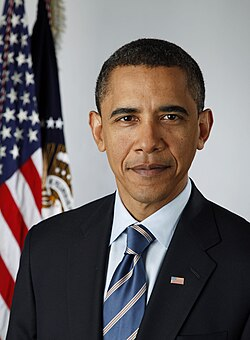
#> input picture opencv/obama.jpg, 250 x 340 px, found by its file name
$ jupyter execute 05_bordas_filtros.ipynb   (older library calls are emulated)
#> lines starting #> are read from the running program, lines starting #| are printed output that depends on the picture; after the words box and inside, x2 and y2 are one past the last pixel; in counts of white or black regions, pixels touching at a corner belong together
# Detecção de bordas e filtragem
- Detecção de bordas é uma operação importante em processamento de imagens que é alcançada através de filtragem da imagem
- Filtragem por sua vez depende de um conceito fundamental chamado de **convolução 2D**
- Muitas das funções da biblioteca utilizam esses conceitos no seu codigo fonte

[cell 1]
import cv2
import matplotlib.pyplot as plt
import numpy as np

obama = cv2.cvtColor(cv2.imread("assets/obama.jpg"), cv2.COLOR_BGR2RGB)
obama_gray = cv2.cvtColor(obama, cv2.COLOR_RGB2GRAY)
plt.imshow(obama)

## Convolução
- O conceito de [convolução](https://pt.wikipedia.org/wiki/Convolu%C3%A7%C3%A3o) vem do processamento de sinais
- É um operador linear de duas funções que resulta em uma outra função
- Vamos supor que temos duas funções $f$ e $g$, a convolução discreta $f \ast g$ entre elas é definida como:

$$
(f \ast g)(k) = h(k) = \sum_{j=0}^{k} f(j)g(k-j)
$$

- Esse conceito é levado para imagens, mas com o nome de **convolução 2D**:

$$
H[i,j] = \sum_{u=-k}^{k} \sum_{v=-k}^{k} g[u,v]F[i+u,j+v]
$$

- Em processamento de imagens, $F$ é a imagens que desejamos filtrar e $G$ é um kernel que precisa ser definido e $H$ a imagem resultante
- É bem mais fácil entender visualmente
    - [Exemplo visual 1](https://ujjwalkarn.me/2016/08/11/intuitive-explanation-convnets/)
    - [Exemplo visual 2](https://cs231n.github.io/convolutional-networks/)

- Excelente vídeo para descrever uma convolução:
  - [But what is a convolution?](https://www.youtube.com/watch?v=KuXjwB4LzSA)

## Fazendo o primeiro filtro - Blurring
- Vamos aplicar um blur na imagem usando convolução
- Blur nada mais é do que fazer a média dos pixels dentro de uma vizinhança
    - [Aqui](https://pyimagesearch.com/2021/04/28/opencv-smoothing-and-blurring/) você encontra um tutorial completo sobre o tema
- Possui diversas aplicações, entre elas:
    - Tirar ruido de uma imagem
    - Preparar a imagem para uma filtragem
- Também conhecido como um **filto passa baixa**
    - No contexto de de imagens, a frequência é relacionada a taxa de mudança dos valores pixels
    - Se muda abruptamente, isso significa uma frequência alta
        - É fácil perceber que em uma borda isso aconteceria
        - Portanto, esse tipo de filtro aplica uma suavização nas bordas

### Criando e aplicando o filtro
- Para realizar a filtragem, precisamos definir um kernel
- O kernel para blurring nada mas é do que algo que faça a média de uma vizinhança
- Vamos começar usando o seguinte kernel:
$$G = \frac{1}{9}
\begin{bmatrix}
    1 & 1 & 1 \\
    1 & 1 & 1 \\
    1 & 1 & 1
\end{bmatrix}
$$

- A divisão por 9 é para fazer com que a soma seja 1
    - Isso é chamado de normalização (para simular um filtro gaussiano)
    - Se não for feito, afeta o brilho da imagem
- Agora, vamos aplicar esse filtro a uma imagem usando a função `filter2D()` que é basicamente a aplicação de uma convolução

[cell 2]
kernel = np.ones([3,3], dtype=np.float32)
kernel = kernel / kernel.sum()
obama_blur = cv2.filter2D(src=obama, # imagem a ser filtrada
                          ddepth=-1, # profundidade da imagem filtrada. -1 mantem a mesma da src
                          kernel=kernel # kernel para realizar a filtragem
                         )
plt.imshow(obama_blur)

- Observe que aumentar o tamanho do kernel resulta em maior blur
    - Porque?
- [Excelente exemplo visual de um blur](https://www.youtube.com/watch?v=8rrHTtUzyZA)

- Como essa é uma operação comum e importante a biblioteca possui uma função específica pra ela, a `blur()`

[cell 3]
obama_blur = cv2.blur(obama, (7,7))
plt.imshow(obama_blur)

- Outras opções de blur:
    - `GaussianBlur()`: utiliza uma distribuição normal para fazer uma espécia de média ponderada
    - `medianBlur()`: utiliza a mediana (bem eficiente contra ruidos do estilo salt and pepper)
    - `bilateralBlur()`: utiliza duas Gaussianas, uma apenas par aconsiderar os vizinhos espaciais e outra para considerar os vizinos com intensidades semelhantes. É muito utilizada para preprocessar a imagem antes de detectar borda, uma vez que é capaz de manter boa parte dessas caraceristicas na imagem

[cell 4]
obama_blur = cv2.GaussianBlur(obama, (7,7), cv2.BORDER_DEFAULT)
plt.imshow(obama_blur)

[cell 5]
obama_blur = cv2.medianBlur(obama, 7)
plt.imshow(obama_blur)

[cell 6]
obama_blur = cv2.bilateralFilter(obama_blur, # imagem a ser aplicado o filtro
                                 11,  # diametro da vizinhança (quanto maior, mais pixels vao ser considerados)
                                 21, # desvio padrao da cor que vai ser considerada (quanto maior, mais a gente se aproxima da gaussiana padrão)
                                 7 # desvio padrao espacial (quanto maior, mais pixels vao influenciar)
                                )
plt.imshow(obama_blur)

- De maneira geral, filtrar uma imagem significa definir um kernel e aplicar a convolução
- Isso é usado largamente para diversas operações

## Sharpening
- Operação que da destaque as bordas de uma imagem
- Obviamente, é usada como um preprocessamento para melhorar essa detecção
- A ideia é a mesma do blur, define-se um kernel e depois aplica a filtragem
- Existem diversos kernels para aplicar tal operação, vamos começar pelo seguinte:

$$
G =
\begin{bmatrix}
-1 & -1 & -1\\
-1 & 9 & -1\\
-1 & -1 & -1\\
\end{bmatrix}
$$

[cell 7]
kernel = np.ones([3,3], dtype=np.float32) * -1
kernel[1,1] = 9
obama_sharp = cv2.filter2D(src=obama, ddepth=-1, kernel=kernel)
plt.imshow(obama_sharp)

- Se quisermos aplicar um sharp execessivo, poriamos usar:

$$
G =
\begin{bmatrix}
1 & 1 & 1\\
1 & -7 & 1\\
1 & 1 & 1\\
\end{bmatrix}
$$

[cell 8]
kernel = np.ones([3,3], dtype=np.float32)
kernel[1,1] = -7
obama_sharp = cv2.filter2D(src=obama, ddepth=-1, kernel=kernel)
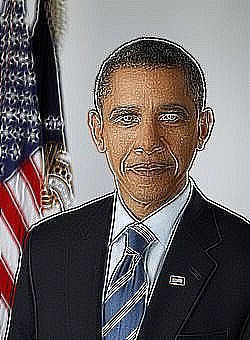
#> obama_sharp: shape (340, 250, 3); mean R, G, B 109.3, 102.5, 102.3
plt.imshow(obama_sharp)

- Mas perceba que a imagem fica muito deformanda
- Uma opção é fazer uma espécie de sharp + gaussian

[cell 9]
kernel = np.array([
                    [-1,-1,-1,-1,-1],
                    [-1, 2, 2, 2,-1],
                    [-1, 2, 8, 2,-1],
                    [-1, 2, 2, 2,-1],
                    [-1,-1,-1,-1,-1]
                  ])
kernel = kernel / kernel.sum()
obama_sharp = cv2.filter2D(src=obama, ddepth=-1, kernel=kernel)
plt.imshow(obama_sharp)

## Embossing
- Operação que troca o pixel original por algo como uma sobra ou um destaque
- Também é um técnica comum de preprocessamento de imagem
- Exemplo de kernel:

$$
G =
\begin{bmatrix}
0 & -1 & -1\\
1 & 0 & -1\\
1 & 1 & 0
\end{bmatrix}
$$

[cell 10]
kernel = np.array([
                    [0, -1, -1],
                    [1, 0,  -1],
                    [1, 1,   0]
                  ])
obama_emb = cv2.filter2D(src=obama, ddepth=-1, kernel=kernel)
plt.imshow(obama_emb)

- Podemos aplicar a operação para uma imagem em tons de cinza

[cell 11]
obama_emb = cv2.filter2D(src=obama_gray, ddepth=-1, kernel=kernel)
#> obama_emb: shape (340, 250)
plt.imshow(obama_emb, cmap="gray")

- Também podemos alterar o filtro

[cell 12]
kernel = np.array([
                    [1, 0,  0],
                    [0, 0,  0],
                    [0, 0, -1]
                  ])
obama_emb = cv2.filter2D(src=obama, ddepth=-1, kernel=kernel)
#> obama_emb: shape (340, 250, 3)
plt.imshow(obama_emb)

## Detecção de bordas
- Basicamente é o processo de encontrar as bordas de uma imagem e devolver uma máscara, que nada mais é do que uma imagem binária (preto e branco)
- Como já discutido, é uma operação que envolve operações de filtragem de altas frequências
    - Ou seja, detectar onde tem mudanças abruptas de cores
    - São utilizados kernels que filtragem passa alta
- Uma outra forma de interpretar a localização de uma borda é através de um derivada
    - A borda na mais é do que uma mudança abrupta de pixels


### Sobel

- Um filtro famoso é o `sobel`, que é um operador de diferenciaçã discreto
    - É uma aproximação da derivada de intenside dos pixels de uma imagem
    - Combina suvização gaussiana com diferenciação
- Existem dois kernels:

$$
S_y =
\begin{bmatrix}
-1 & 0 & 1 \\
-2 & 0 & 2 \\
-1 & 0 & 1
\end{bmatrix}
$$

$$
S_x =
\begin{bmatrix}
-1 & -2 & -1 \\
0 & 0 & 0 \\
1 & 2 & 1
\end{bmatrix}
$$

- $S_x$ detecta bordas horizontais, enquanto $S_y$ as verticais
- Em um dado ponto de uma imagem, podemos calcular gradiente da seguinte forma: $S = \sqrt{S_x^2 + S_y^2}$
- Para exemplificar, vamos carregar uma outra imagem:

[cell 13]
formas = cv2.cvtColor(cv2.imread("assets/formas.png"), cv2.COLOR_BGR2GRAY)
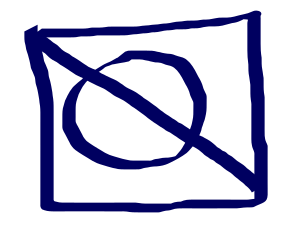
#> input picture jupyter/opencv/assets/formas.png, 301 x 236 px
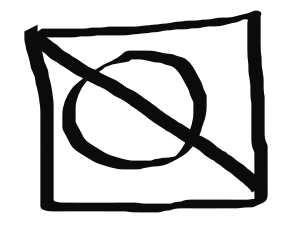
#> formas: shape (236, 301); min 11, max 255, mean 201.1
plt.imshow(formas, cmap="gray")

[cell 14]
s_x = np.array([ [-1, 0, 1],
                 [-2, 0,  2],
                 [-1, 0, 1]
              ])
formas_sob_x = cv2.filter2D(src=formas, ddepth=-1, kernel=s_x)
plt.imshow(formas_sob_x, cmap="gray")

[cell 15]
s_y = np.array([ [-1, -2, -1],
                 [0, 0,  0],
                 [1, 2, 1]
              ])
formas_sob_y = cv2.filter2D(src=formas, ddepth=-1, kernel=s_y)
plt.imshow(formas_sob_y, cmap="gray")

[cell 16]
s = np.sqrt(s_x**2 + s_y**2)
formas_sob = cv2.filter2D(src=formas, ddepth=-1, kernel=s)
plt.imshow(formas_sob, cmap="gray")

- A biblioteca oferece uma função para aplicarmos `sobel`

[cell 17]
formas_sob = cv2.Sobel(formas, # imagem para aplivar o filtro
                       cv2.CV_16S, # o depth fa imagem de saida
                       1, # ordem da derivada na direção de X
                       0, # ordem da derivada na direção de Y
                       ksize=5 # tamanho do kernel
                      )
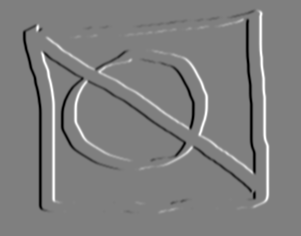
#> formas_sob: shape (236, 301) int16; min -11712, max 11712, mean 0; drawn with min black and max white
plt.imshow(formas_sob, cmap="gray")

- Obtendo uma máscara preto e branco usando a função `threshold()`

[cell 18]
thresh = 50
t, forma_bw = cv2.threshold(formas_sob, thresh, 255, cv2.THRESH_BINARY)
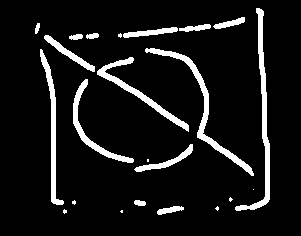
#> forma_bw: shape (236, 301) int16; 8.9% white; 23 white regions (8 under 20 px), largest, box (x1, y1, x2, y2) and area: (235, 8, 270, 211) 1164, (145, 48, 254, 176) 1085, (40, 49, 64, 205) 828
#> t = 50
plt.imshow(forma_bw, cmap="gray")

### Laplacian
- Uma outra opção para detectar bordas é o filtro laplaciano
- A vantagem é que ele calcula derivadas de segunda ordem em ambas as direções
- A biblioteca fornece a função `Laplacian()`
    - Que internamente chama a `Sobel()`

[cell 19]
formas_lap = cv2.Laplacian(formas, cv2.CV_8U, 5)
thresh = 50
t, forma_bw = cv2.threshold(formas_lap, thresh, 255, cv2.THRESH_BINARY)
#> forma_bw: shape (236, 301); 4.8% white in thin lines or dots, all inside (x1, y1, x2, y2) = (24, 11, 268, 212)
plt.imshow(forma_bw, cmap="gray")

[cell 20]
obama_lap = cv2.Laplacian(obama, cv2.CV_8U, 5)
plt.imshow(obama_lap, cmap="gray")

### Canny
- Uma outra opção de detector de borda é o `Canny`
- Esse algoritmo utiliza dois thresholds o lower e o upper
- A ideia do algoritmo é a seguinte:
    1. Aplica um filtro Gaussiano para diminuir ruido
    2. Calculas de derivadas em ambas as direções
    3. Se o pixel do gradiente é maior do que upper, então ele é aceito como uma borda
    4. Se o pixel do gradiente é menor do que lower, então ele é rejeitado
    5. Para todos os pixels entre os threshods, ele é aceito se estiver conectado com pixels aceitos em 3

[cell 21]
obama_can = cv2.Canny(obama, 50, 240)
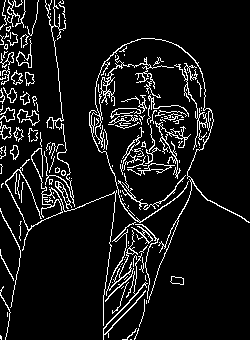
#> obama_can: shape (340, 250); 8.8% white in thin lines or dots
plt.imshow(obama_can, cmap="gray")

## Contornos
- Um contorno nada mais é do que pontos contínuos conectados que possuem mesma cor e intensidade
- Muito útil para detectar formas e objetos
- Funciona muito melhor com imagens binarias
- Na biblioteca usamos a função `findContours()`
    - Retorna uma lista de contornos e [hierarquias](https://docs.opencv.org/4.x/d9/d8b/tutorial_py_contours_hierarchy.html#:~:text=This%20way%2C%20contours%20in%20an,relationship%20is%20called%20the%20Hierarchy.)

[cell 22]
contours, hier = cv2.findContours(obama_can, # imagens que vai buscar os contornos
                                  cv2.RETR_EXTERNAL, # método de contorno (existem vários)
                                  cv2.CHAIN_APPROX_NONE # uma maneira de reduzir a quantidade de contornos. Se for None, pega tudo
                                 )
#> contours = 150 contours, 123 with area under 20; largest, box (x1, y1, x2, y2) and area: (89, 38, 250, 303) 478, (16, 38, 32, 68) 133, (55, 181, 72, 209) 124, (127, 163, 175, 176) 113, (5, 148, 117, 326) 110

- Podemos desenhar os contornos encontrados

[cell 23]
obama_cnt = cv2.drawContours(np.zeros_like(obama_can), # definindo a imagem onde vai ser desenhado
                             contours, # passando os contornos
                             -1, # índice do contorno que vai ser desenhado (-1 desenha tudo)
                             (255,255,255), # cor do contorno
                             3 # grossura da linha
                            )
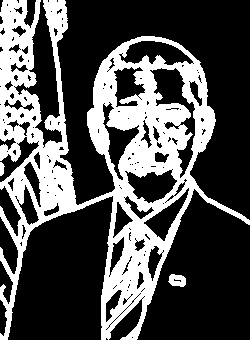
#> obama_cnt: shape (340, 250); 31.4% white; 3 white regions, box (x1, y1, x2, y2) and area: (0, 0, 250, 340) 26434, (168, 274, 186, 287) 172, (0, 162, 5, 176) 51
plt.imshow(obama_cnt, cmap="gray")

- Vamos usar a função `contourArea()` para calcular a área de uma contorno e tentar identificar contornos maiores na imagem

[cell 24]
def find_contours_min(contours, a_min):
#> called with a_min = 100
    for k, cnt in enumerate(contours):
        c_area = cv2.contourArea(cnt)
        if c_area > a_min:
            print(f"contours[{k}]: {c_area}")
#> this loop made 150 passes
#> c_area on passes 12, 16, 23, 29, 30, 31, 45, 49, 55: 78, 24, 88, 75.5, 20, 85, 123.5, 60.5, 113
#| contours[44]: 123.5
#| contours[54]: 113.0
#| contours[64]: 110.5
#| contours[134]: 478.0
#| contours[135]: 133.0

find_contours_min(contours, 100)

#### Identificando contornos com retangulos
- Criar um rentangulo em volta de uma forma que identificamos
- Para isso vamos carregar uma nova figura

[cell 25]
formas_2 = cv2.imread("assets/formas_2.png")
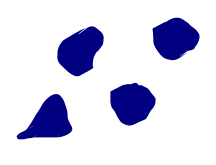
#> input picture jupyter/opencv/assets/formas_2.png, 216 x 165 px
#> formas_2 is the input picture: shape (165, 216, 3); mean B, G, R 234.5, 213.8, 213.8
plt.imshow(formas_2, cmap="gray")

[cell 26]
formas_2_can = cv2.Canny(formas_2, 50, 240)
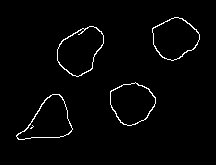
#> formas_2_can: shape (165, 216); 2% white in thin lines or dots, all inside (x1, y1, x2, y2) = (16, 17, 200, 140)
plt.imshow(formas_2_can, cmap="gray")

[cell 27]
contours, hier = cv2.findContours(formas_2_can, # imagens que vai buscar os contornos
                                  cv2.RETR_TREE, # método de contorno (existem vários)
                                  cv2.CHAIN_APPROX_SIMPLE # uma maneira de reduzir a quantidade de contornos. Se for None, pega tudo
                                 )
#> contours = 9 contours, 1 with area under 20; largest, box (x1, y1, x2, y2) and area: (57, 26, 104, 77) 1562, (57, 26, 104, 77) 1510, (152, 17, 200, 61) 1434, (16, 94, 73, 140) 1426, (110, 82, 156, 126) 1418, (152, 17, 200, 61) 1392, (16, 94, 73, 140) 1386, (110, 82, 156, 126) 1376

forma_cnt = cv2.drawContours(np.zeros_like(formas_2_can), # definindo a imagem onde vai ser desenhado
                             contours, # passando os contornos
                             -1, # índice do contorno que vai ser desenhado (-1 desenha tudo)
                             (255,255,255), # cor do contorno
                             3 # grossura da linha
                            )
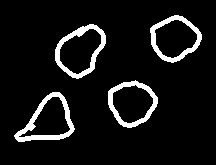
#> forma_cnt: shape (165, 216); 7.9% white; 4 white regions, box (x1, y1, x2, y2) and area: (14, 92, 75, 142) 788, (55, 24, 106, 79) 727, (150, 15, 202, 63) 656, (108, 80, 158, 128) 656

plt.imshow(forma_cnt, cmap="gray")

- Dando uma olhada nos contornos

[cell 28]
find_contours_min(contours, 100)
#> the loop in find_contours_min (call 2), `for k, cnt in enumerate(contours):` made 9 passes
#> c_area on passes 1, 2, 4, 5, 6, 7, 8, 9: 1425.5, 1385.5, 1417.5, 1375.5, 1562.5, 1510, 1434.5, 1391.5
#| contours[0]: 1425.5
#| contours[1]: 1385.5
#| contours[3]: 1417.5
#| contours[4]: 1375.5
#| contours[5]: 1562.5
#| contours[6]: 1510.0
#| contours[7]: 1434.5
#| contours[8]: 1391.5

- Podemos obter o peŕimetro do contorno

[cell 29]
peri = cv2.arcLength(contours[0], # o contorno
                     True # se True, indica que é uma forma fechada
                    )
#> peri = 169.8
peri
#> Out = 169.8

- Agora vamos aproximar a forma do contorno para uma outra forma com menos vertices (de acordo com a precisão especificada)
- É bem útil para demarcar uma imagem com um quadrado, por exemplo

To understand this, suppose you are trying to find a square in an image, but due to some problems in the image, you didn’t get a perfect square, but a “bad shape” (As shown in first image below). Now you can use this function to approximate the shape. In this, second argument is called epsilon, which is maximum distance from contour to approximated contour. It is an accuracy parameter. A wise selection of epsilon is needed to get the correct output.

[cell 30]
approx_cnt = cv2.approxPolyDP(contours[0], # contorno
                              0.1*peri, # precisao da aproximação
                              True # se True, indica que é uma forma fechada
                             )
#> approx_cnt = [[59, 94], [18, 139], [71, 131]]
approx_cnt
#> Out = [[59, 94], [18, 139], [71, 131]]

[cell 31]
x, y, w, h = cv2.boundingRect(approx_cnt)
#> x = 18; y = 94; w = 54; h = 46
formas_final = cv2.rectangle(formas_2.copy(), (x,y), (x+w, y+h), (0, 255, 0), 1)
plt.imshow(formas_final)
